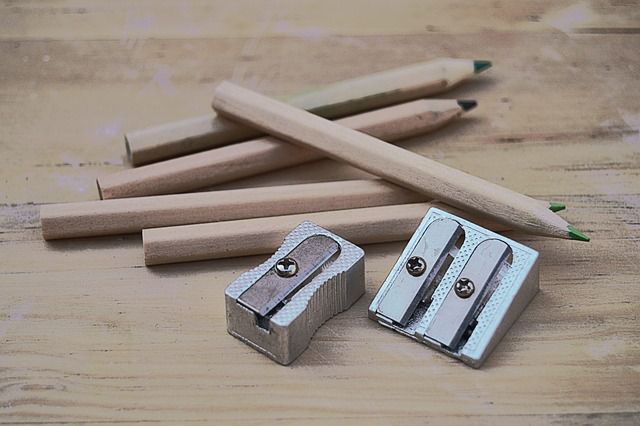
#> input picture Images/cover.png, 640 x 426 px, found by its file name
$ python test.py
#> lines starting #> are read from the running program, lines starting #| are printed output that depends on the picture
import numpy as np
from PIL import Image
from scipy.fftpack import dct, idct
from ctypes import *
import os

#* Open images
cover_image_path = (
    os.getcwd()
    + "/Images/cover.png"
)
secret_image_path = (
    os.getcwd()
    + "/Images/secret.png"
)
cover_image_PIL = Image.open(cover_image_path, "r")
#> cover_image_PIL is the input picture: PIL image 640x426 RGB; mean R, G, B 151.8, 140.1, 130.4
cover_image = np.asarray(cover_image_PIL)
secret_image_PIL = Image.open(secret_image_path, "r")
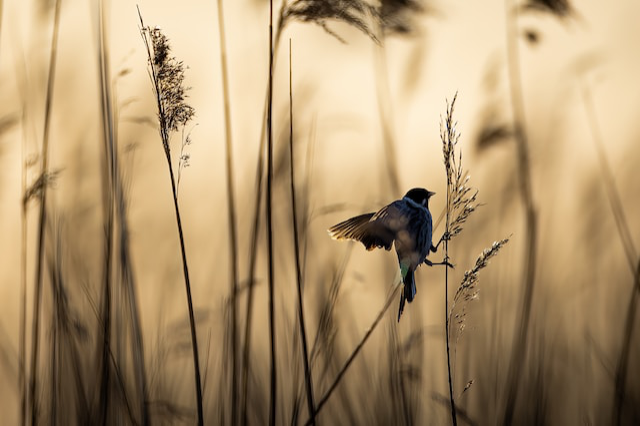
#> input picture Images/secret.png, 640 x 426 px, found by its file name
#> secret_image_PIL is the input picture: PIL image 640x426 RGB; mean R, G, B 173.6, 147.8, 110.8
secret_image = np.asarray(secret_image_PIL)

cover_image_dct = dct(cover_image,norm = 'ortho')
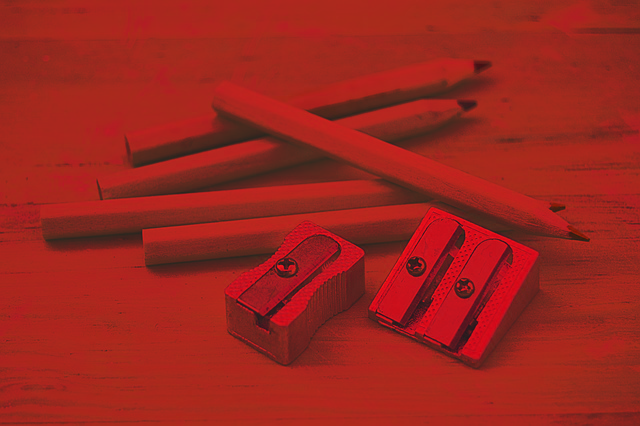
#> cover_image_dct: shape (426, 640, 3) float64; mean R, G, B 243.8, 15.1, 0.8; drawn with min black and max white
cover_image_idct = idct(cover_image_dct,norm = 'ortho')
cover_image_idct = cover_image_idct.astype('uint8')

image_path = (
    os.getcwd()
    + "/Images/img_test.png"
)
stego_image_PIL = Image.fromarray(cover_image_idct,"RGB")
stego_image_PIL.save(image_path)

print(cover_image.dtype)
#| uint8

print("next")

print(cover_image_idct.dtype)
#| uint8
